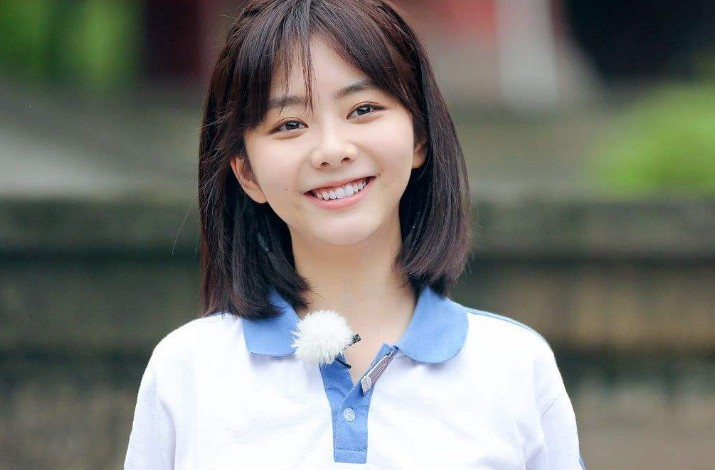
#> input picture myOpenCV/Resources/tsy01.jpg, 715 x 470 px
$ python 21_eye.py
#> lines starting #> are read from the running program, lines starting #| are printed output that depends on the picture; after the words box and inside, x2 and y2 are one past the last pixel; in counts of white or black regions, pixels touching at a corner belong together
import cv2
import numpy as np

img = cv2.imread("Resources/tsy01.jpg")
#> img is the input picture: shape (470, 715, 3); mean B, G, R 114.2, 120.2, 119.6

face_cascade = cv2.CascadeClassifier(
    "Resources/haarcascade_frontalface_default.xml")
eye_cascade = cv2.CascadeClassifier("Resources/haarcascade_eye.xml")

cv2.imshow("OI", img)


def detect_face(img):
    face_img = img.copy()
    gray = cv2.cvtColor(img, cv2.COLOR_RGB2GRAY)
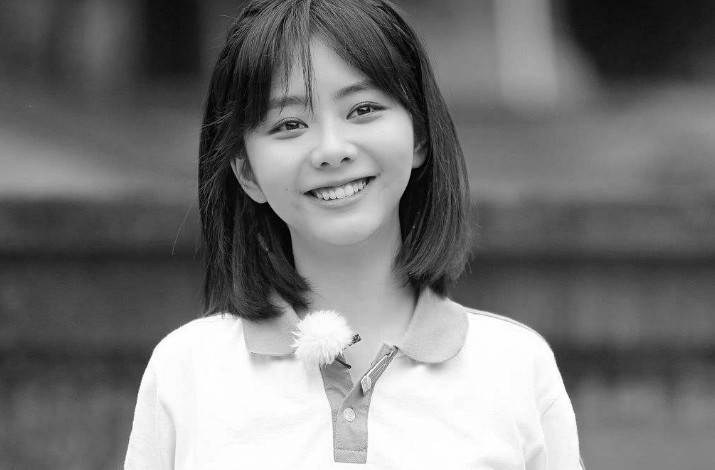
#> gray: shape (470, 715); min 0, max 255, mean 118.3

    faces = face_cascade.detectMultiScale(gray)
#> faces = [[233, 38, 202, 202]]

    for (x, y, w, h) in faces:
        cv2.rectangle(face_img, (x, y), (x+w, y+h), (0, 0, 255), 3)
        roi_gray = gray[y:y+h, x:x+w]
        roi_colour = face_img[y:y+h, x:x+w]

        eyes = eye_cascade.detectMultiScale(roi_gray, 1.2, 15)

        for (ex, ey, ew, eh) in eyes:
            cv2.rectangle(roi_colour, (ex, ey), (ex+ew, ey+eh), (0, 255, 0), 3)
#> this loop made 1 pass
#> (x, y, w, h, eyes) on pass 1: (233, 38, 202, 202, [[105, 50, 46, 46], [32, 66, 44, 44]])
#> pass 1, in detect_face, `roi_gray = gray[y:y+h, x:x+w]`:
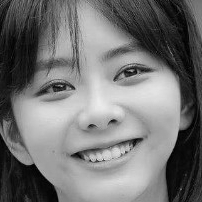
#> roi_gray: shape (202, 202); min 0, max 237, mean 116
#> pass 1, in detect_face, `roi_colour = face_img[y:y+h, x:x+w]`:
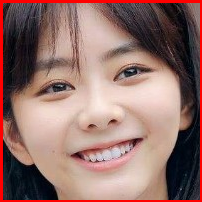
#> roi_colour: shape (202, 202, 3); mean B, G, R 106.1, 111.9, 146.5
#> after the loop:
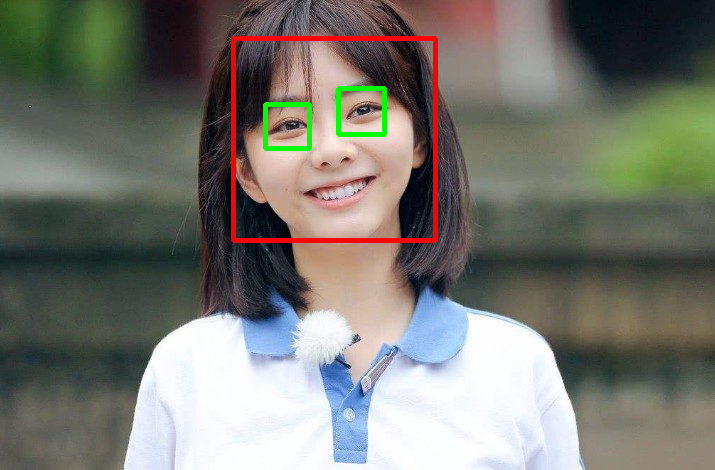
#> face_img: shape (470, 715, 3); 1.73% of pixels changed, all inside (x1, y1, x2, y2) = (231, 36, 438, 243)
#> after the loop:
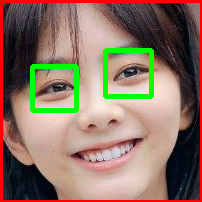
#> roi_colour: shape (202, 202, 3); 4.35% of pixels changed, all inside (x1, y1, x2, y2) = (30, 48, 154, 113)

    return face_img


result = detect_face(img)

cv2.imshow("detection", result)

cv2.waitKey(0)

$ run again, with myOpenCV/Resources/car_on_road.jpg copied over myOpenCV/Resources/tsy01.jpg
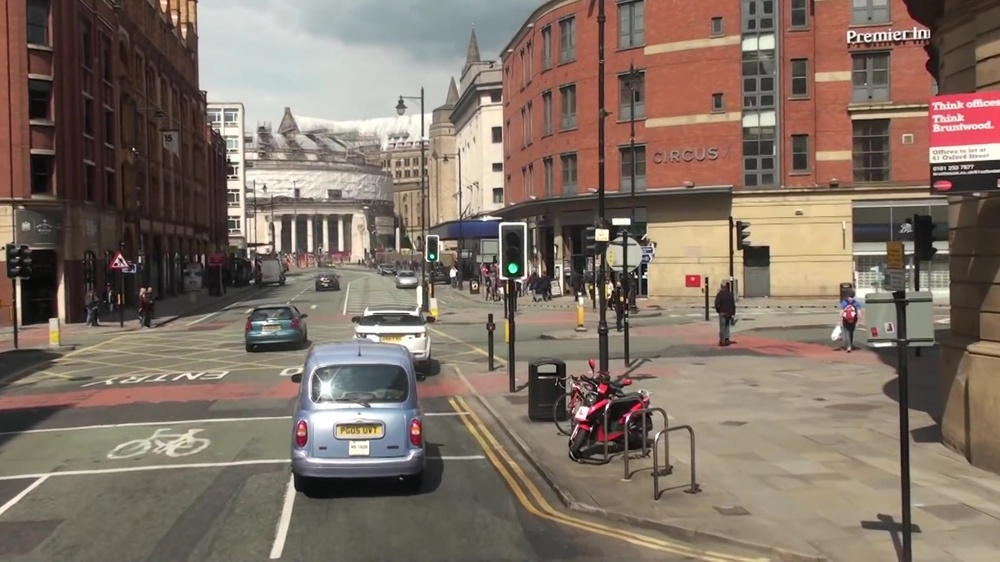
#> input picture myOpenCV/Resources/car_on_road.jpg, 1000 x 562 px, shrunk from 1920 x 1080 before the run
#> img is the input picture: shape (562, 1000, 3); mean B, G, R 101.5, 113.2, 128.9
#> in detect_face, `gray = cv2.cvtColor(img, cv2.COLOR_RGB2GRAY)`:
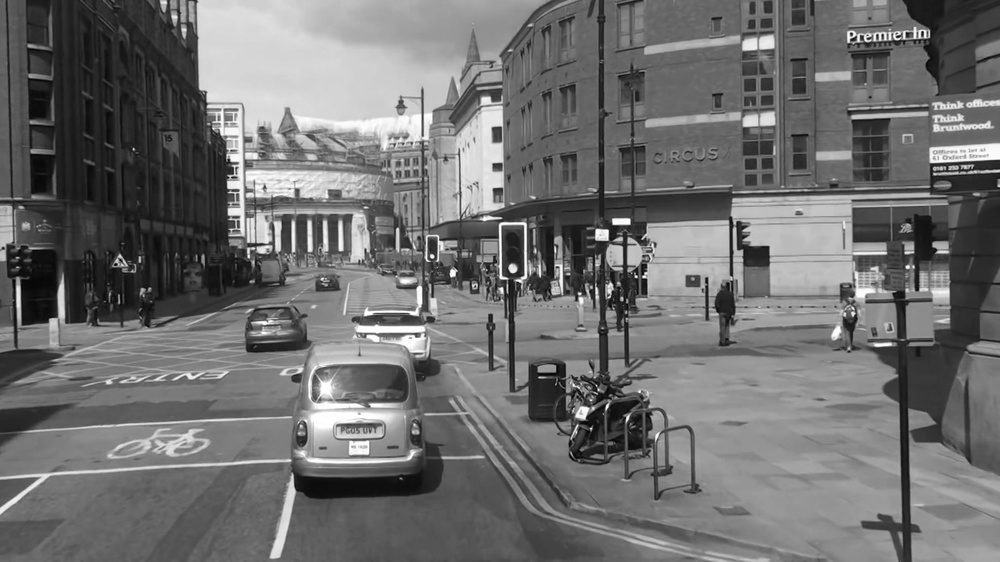
#> gray: shape (562, 1000); min 1, max 255, mean 111.5
#> faces = [[178, 263, 30, 30], [831, 229, 96, 96]]
#> the loop in detect_face, `for (x, y, w, h) in faces:` made 2 passes
#> after the loop in detect_face, `for (x, y, w, h) in faces:`:
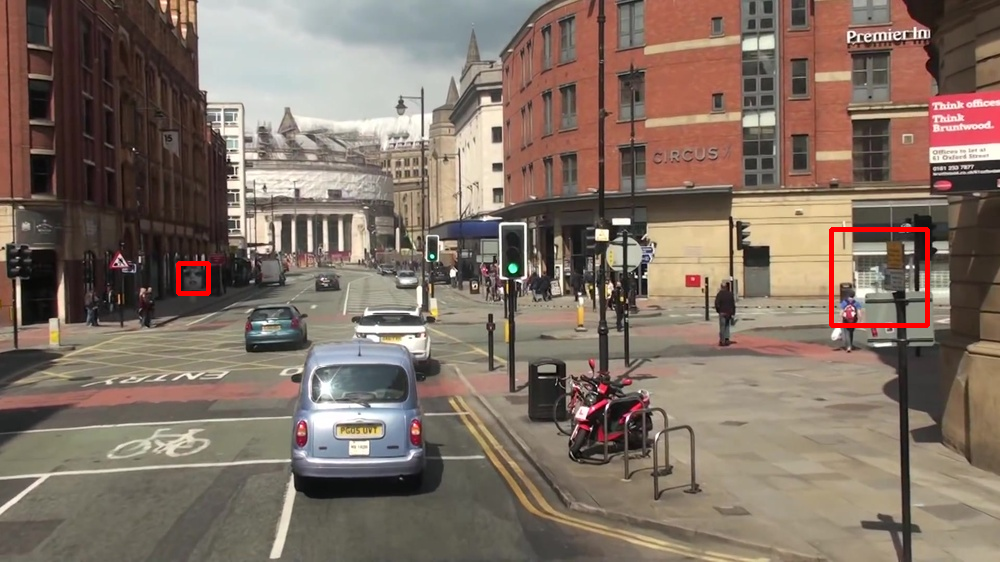
#> face_img: shape (562, 1000, 3); 0.44% of pixels changed, all inside (x1, y1, x2, y2) = (176, 227, 930, 328)
